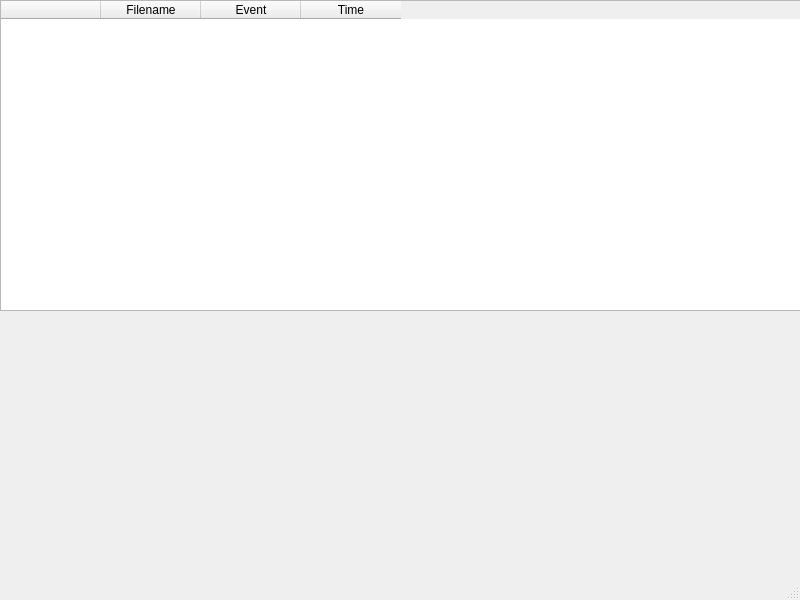
<?xml version="1.0" encoding="UTF-8"?>
<ui version="4.0">
 <class>MainWindow</class>
 <widget class="QMainWindow" name="MainWindow">
  <property name="geometry">
   <rect>
    <x>0</x>
    <y>0</y>
    <width>800</width>
    <height>600</height>
   </rect>
  </property>
  <property name="windowTitle">
   <string>MainWindow</string>
  </property>
  <widget class="QWidget" name="centralwidget">
   <widget class="QTableWidget" name="tableWidget">
    <property name="geometry">
     <rect>
      <x>0</x>
      <y>0</y>
      <width>801</width>
      <height>311</height>
     </rect>
    </property>
    <column>
     <property name="text">
      <string/>
     </property>
    </column>
    <column>
     <property name="text">
      <string>Filename</string>
     </property>
    </column>
    <column>
     <property name="text">
      <string>Event</string>
     </property>
    </column>
    <column>
     <property name="text">
      <string>Time</string>
     </property>
    </column>
   </widget>
  </widget>
  <widget class="QMenuBar" name="menubar">
   <property name="geometry">
    <rect>
     <x>0</x>
     <y>0</y>
     <width>800</width>
     <height>21</height>
    </rect>
   </property>
  </widget>
  <widget class="QStatusBar" name="statusbar"/>
 </widget>
 <resources/>
 <connections/>
</ui>
